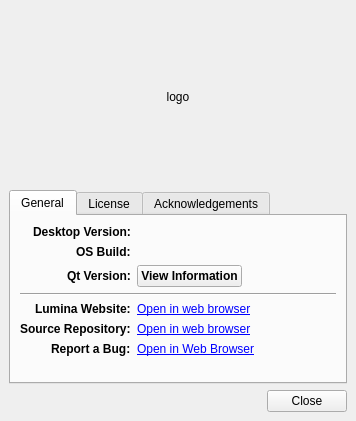
<?xml version="1.0" encoding="UTF-8"?>
<ui version="4.0">
 <class>MainUI</class>
 <widget class="QMainWindow" name="MainUI">
  <property name="geometry">
   <rect>
    <x>0</x>
    <y>0</y>
    <width>356</width>
    <height>421</height>
   </rect>
  </property>
  <property name="windowTitle">
   <string>Lumina Desktop Information</string>
  </property>
  <property name="windowIcon">
   <iconset theme="lumina">
    <normaloff/>
   </iconset>
  </property>
  <widget class="QWidget" name="centralwidget">
   <layout class="QVBoxLayout" name="verticalLayout">
    <item>
     <widget class="QLabel" name="label_icon">
      <property name="sizePolicy">
       <sizepolicy hsizetype="Fixed" vsizetype="Fixed">
        <horstretch>0</horstretch>
        <verstretch>0</verstretch>
       </sizepolicy>
      </property>
      <property name="minimumSize">
       <size>
        <width>175</width>
        <height>175</height>
       </size>
      </property>
      <property name="maximumSize">
       <size>
        <width>120000</width>
        <height>175</height>
       </size>
      </property>
      <property name="text">
       <string notr="true">logo</string>
      </property>
      <property name="scaledContents">
       <bool>false</bool>
      </property>
      <property name="alignment">
       <set>Qt::AlignCenter</set>
      </property>
     </widget>
    </item>
    <item>
     <widget class="QTabWidget" name="tabWidget">
      <property name="currentIndex">
       <number>0</number>
      </property>
      <widget class="QWidget" name="tab">
       <attribute name="title">
        <string>General</string>
       </attribute>
       <layout class="QFormLayout" name="formLayout">
        <property name="labelAlignment">
         <set>Qt::AlignRight|Qt::AlignTrailing|Qt::AlignVCenter</set>
        </property>
        <property name="formAlignment">
         <set>Qt::AlignLeading|Qt::AlignLeft|Qt::AlignTop</set>
        </property>
        <item row="0" column="0">
         <widget class="QLabel" name="label">
          <property name="font">
           <font>
            <weight>75</weight>
            <bold>true</bold>
           </font>
          </property>
          <property name="text">
           <string>Desktop Version:</string>
          </property>
         </widget>
        </item>
        <item row="0" column="1">
         <widget class="QLabel" name="label_version">
          <property name="text">
           <string notr="true"/>
          </property>
          <property name="textInteractionFlags">
           <set>Qt::LinksAccessibleByMouse|Qt::TextSelectableByMouse</set>
          </property>
         </widget>
        </item>
        <item row="1" column="0">
         <widget class="QLabel" name="label_2">
          <property name="font">
           <font>
            <weight>75</weight>
            <bold>true</bold>
           </font>
          </property>
          <property name="text">
           <string>OS Build:</string>
          </property>
          <property name="alignment">
           <set>Qt::AlignLeading|Qt::AlignLeft|Qt::AlignVCenter</set>
          </property>
         </widget>
        </item>
        <item row="1" column="1">
         <widget class="QLabel" name="label_OS">
          <property name="text">
           <string notr="true"/>
          </property>
          <property name="textInteractionFlags">
           <set>Qt::LinksAccessibleByMouse|Qt::TextSelectableByMouse</set>
          </property>
         </widget>
        </item>
        <item row="2" column="0">
         <widget class="QLabel" name="label_5">
          <property name="font">
           <font>
            <weight>75</weight>
            <bold>true</bold>
           </font>
          </property>
          <property name="text">
           <string>Qt Version:</string>
          </property>
         </widget>
        </item>
        <item row="2" column="1">
         <layout class="QHBoxLayout" name="horizontalLayout_2">
          <item>
           <widget class="QPushButton" name="tool_aboutQt">
            <property name="font">
             <font>
              <weight>75</weight>
              <bold>true</bold>
             </font>
            </property>
            <property name="text">
             <string>View Information</string>
            </property>
           </widget>
          </item>
          <item>
           <spacer name="horizontalSpacer_2">
            <property name="orientation">
             <enum>Qt::Horizontal</enum>
            </property>
            <property name="sizeHint" stdset="0">
             <size>
              <width>40</width>
              <height>20</height>
             </size>
            </property>
           </spacer>
          </item>
         </layout>
        </item>
        <item row="4" column="0">
         <widget class="QLabel" name="label_6">
          <property name="font">
           <font>
            <weight>75</weight>
            <bold>true</bold>
           </font>
          </property>
          <property name="text">
           <string>Lumina Website:</string>
          </property>
         </widget>
        </item>
        <item row="4" column="1">
         <widget class="QLabel" name="label_doc">
          <property name="text">
           <string>&lt;a href=&quot;http://lumina-desktop.org&quot;&gt;Open in web browser&lt;/a&gt;</string>
          </property>
          <property name="openExternalLinks">
           <bool>false</bool>
          </property>
         </widget>
        </item>
        <item row="5" column="0">
         <widget class="QLabel" name="label_3">
          <property name="font">
           <font>
            <weight>75</weight>
            <bold>true</bold>
           </font>
          </property>
          <property name="text">
           <string>Source Repository:</string>
          </property>
         </widget>
        </item>
        <item row="5" column="1">
         <widget class="QLabel" name="label_source">
          <property name="text">
           <string notr="true">&lt;a href=&quot;https://github.com/pcbsd/lumina&quot;&gt;Open in web browser&lt;/a&gt;</string>
          </property>
         </widget>
        </item>
        <item row="6" column="0">
         <widget class="QLabel" name="label_4">
          <property name="font">
           <font>
            <weight>75</weight>
            <bold>true</bold>
           </font>
          </property>
          <property name="text">
           <string>Report a Bug:</string>
          </property>
         </widget>
        </item>
        <item row="6" column="1">
         <widget class="QLabel" name="label_7">
          <property name="text">
           <string>&lt;html&gt;&lt;head/&gt;&lt;body&gt;&lt;p&gt;&lt;a href=&quot;https://bugs.pcbsd.org/projects/pcbsd&quot;&gt;&lt;span style=&quot; text-decoration: underline; color:#0000ff;&quot;&gt;Open in Web Browser&lt;/span&gt;&lt;/a&gt;&lt;/p&gt;&lt;/body&gt;&lt;/html&gt;</string>
          </property>
          <property name="openExternalLinks">
           <bool>true</bool>
          </property>
         </widget>
        </item>
        <item row="3" column="0" colspan="2">
         <widget class="Line" name="line">
          <property name="orientation">
           <enum>Qt::Horizontal</enum>
          </property>
         </widget>
        </item>
       </layout>
      </widget>
      <widget class="QWidget" name="tab_2">
       <attribute name="title">
        <string>License</string>
       </attribute>
       <layout class="QVBoxLayout" name="verticalLayout_2">
        <item>
         <widget class="QPlainTextEdit" name="text_license">
          <property name="readOnly">
           <bool>true</bool>
          </property>
          <property name="backgroundVisible">
           <bool>false</bool>
          </property>
         </widget>
        </item>
       </layout>
      </widget>
      <widget class="QWidget" name="tab_3">
       <attribute name="title">
        <string>Acknowledgements</string>
       </attribute>
       <layout class="QFormLayout" name="formLayout_2">
        <property name="fieldGrowthPolicy">
         <enum>QFormLayout::AllNonFixedFieldsGrow</enum>
        </property>
        <property name="labelAlignment">
         <set>Qt::AlignRight|Qt::AlignTrailing|Qt::AlignVCenter</set>
        </property>
        <item row="0" column="0">
         <widget class="QLabel" name="label_8">
          <property name="font">
           <font>
            <weight>75</weight>
            <bold>true</bold>
           </font>
          </property>
          <property name="text">
           <string>Project Lead:</string>
          </property>
         </widget>
        </item>
        <item row="0" column="1">
         <widget class="QLabel" name="label_proj_lead">
          <property name="text">
           <string>&lt;a href=&quot;https://github.com/beanpole135&quot;&gt;Ken Moore&lt;/a&gt;</string>
          </property>
         </widget>
        </item>
        <item row="1" column="0">
         <widget class="QLabel" name="label_10">
          <property name="font">
           <font>
            <weight>75</weight>
            <bold>true</bold>
           </font>
          </property>
          <property name="text">
           <string>Contributors:</string>
          </property>
         </widget>
        </item>
        <item row="2" column="0">
         <widget class="QLabel" name="label_12">
          <property name="font">
           <font>
            <weight>75</weight>
            <bold>true</bold>
           </font>
          </property>
          <property name="text">
           <string>Sponsors:</string>
          </property>
         </widget>
        </item>
        <item row="2" column="1">
         <widget class="QListWidget" name="list_sponsors">
          <property name="sizePolicy">
           <sizepolicy hsizetype="Expanding" vsizetype="Preferred">
            <horstretch>0</horstretch>
            <verstretch>0</verstretch>
           </sizepolicy>
          </property>
          <property name="editTriggers">
           <set>QAbstractItemView::DoubleClicked|QAbstractItemView::SelectedClicked</set>
          </property>
          <property name="selectionMode">
           <enum>QAbstractItemView::NoSelection</enum>
          </property>
          <property name="selectionBehavior">
           <enum>QAbstractItemView::SelectRows</enum>
          </property>
          <property name="iconSize">
           <size>
            <width>24</width>
            <height>24</height>
           </size>
          </property>
          <item>
           <property name="text">
            <string notr="true">PC-BSD</string>
           </property>
           <property name="toolTip">
            <string notr="true">www.pcbsd.org</string>
           </property>
           <property name="whatsThis">
            <string notr="true">http://www.pcbsd.org</string>
           </property>
           <property name="icon">
            <iconset resource="lumina-info.qrc">
             <normaloff>:/Images/pcbsd_logo.png</normaloff>:/Images/pcbsd_logo.png</iconset>
           </property>
          </item>
          <item>
           <property name="text">
            <string notr="true">iXsystems</string>
           </property>
           <property name="toolTip">
            <string notr="true">www.ixsystems.com</string>
           </property>
           <property name="whatsThis">
            <string notr="true">http://www.ixsystems.com</string>
           </property>
           <property name="icon">
            <iconset resource="lumina-info.qrc">
             <normaloff>:/Images/ix_logo.png</normaloff>:/Images/ix_logo.png</iconset>
           </property>
          </item>
         </widget>
        </item>
        <item row="1" column="1">
         <widget class="QLabel" name="label_proj_contrib">
          <property name="text">
           <string>&lt;a href=&quot;https://github.com/pcbsd/lumina/graphs/contributors&quot;&gt;Open in web browser&lt;a&gt;</string>
          </property>
         </widget>
        </item>
       </layout>
      </widget>
     </widget>
    </item>
    <item>
     <layout class="QHBoxLayout" name="horizontalLayout">
      <item>
       <spacer name="horizontalSpacer">
        <property name="orientation">
         <enum>Qt::Horizontal</enum>
        </property>
        <property name="sizeHint" stdset="0">
         <size>
          <width>40</width>
          <height>20</height>
         </size>
        </property>
       </spacer>
      </item>
      <item>
       <widget class="QPushButton" name="push_close">
        <property name="text">
         <string>Close</string>
        </property>
       </widget>
      </item>
     </layout>
    </item>
   </layout>
  </widget>
 </widget>
 <resources>
  <include location="lumina-info.qrc"/>
 </resources>
 <connections/>
</ui>
